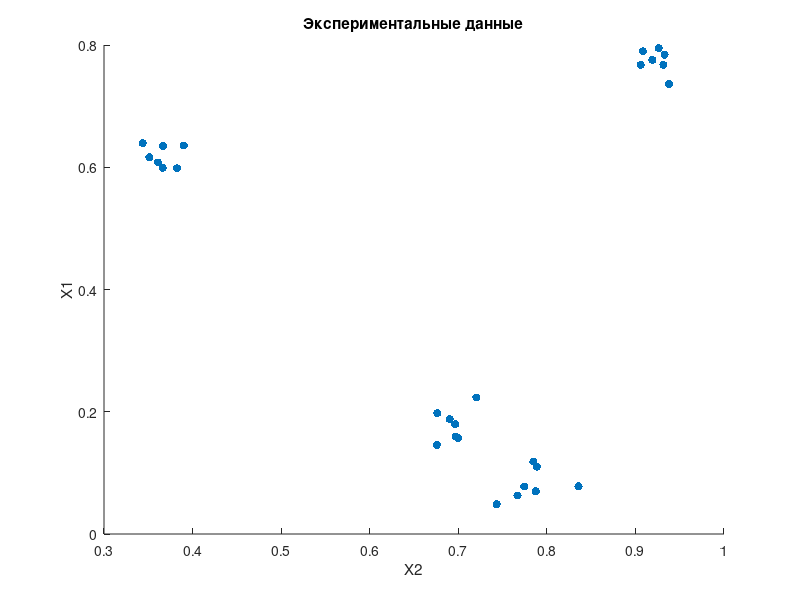
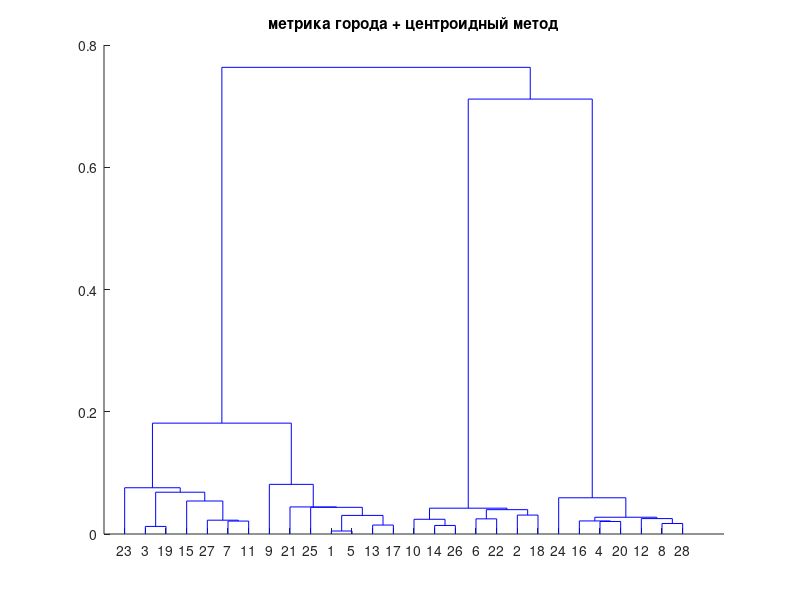
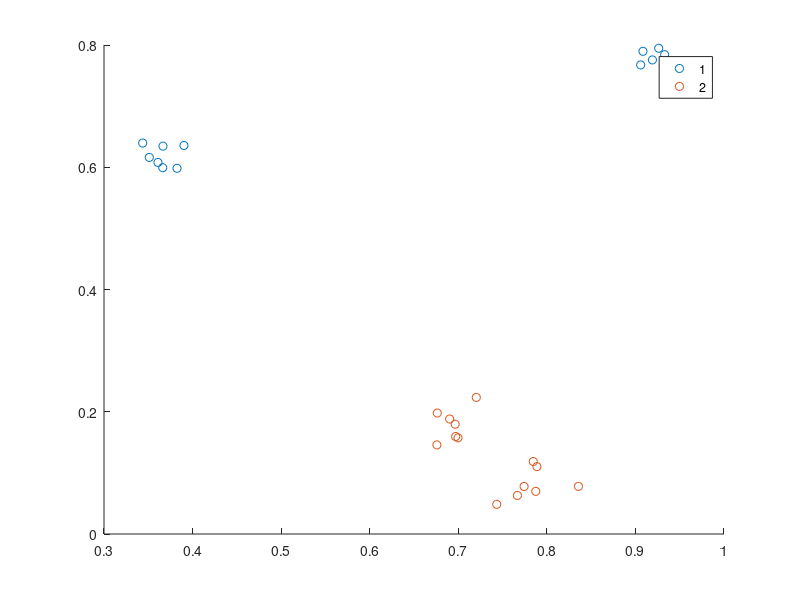

Recreate these plots in MATLAB, in order. (Note: this script raises an error after producing the figures.)
clc
close all
clear all

% Евклидово расстояние, метрика города, расстояние Минковского
% метод ближнего соседа, центроидный метод, метод медианной связи

file = fopen('data11.txt');
X = fscanf(file, '%f', [2 inf])';
fclose(file);
% X1 = X; % прикол-тест больше лучше точек посмотреть как разбивает на кластеры, штук 10 поставить ниже
% X1(:,1) = X(:,1)*10*rand;
% X1(:,2) = X(:,2)*rand;
% X = [X; X1];
x = X(:,1);
y = X(:,2);
N = size(X);
K = N(2);
N = N(1);

figure;
scatter(x, y, 35, 'filled');
title('Экспериментальные данные');
xlabel('X2');
ylabel('X1');

% расстояния между объектами
% pdist по матрице из первого аргумента рассчитывает по метрике из второго
% аргумента расстояния каждого с каждым. Например, в матрице 4 строки и 2
% столбца, первый столбец это иксы, второй игреки. pdist возвращает вектор.
% Тогда первым элементом будет расстояние между (x1;y1) и (x2;y2), вторым -
% между (x1;y1) и (x3;y3), третьим - между (x1;y1) и (x4;y4), четвёртым -
% между (x2;y2) и (x3;y3) и так далее по порядку, пока не будет найдено
% расстояние между всеми объектами
d_evkl = pdist(X, 'euclidean');
d_town = pdist(X, 'cityblock');
% xex = squareform(d_town, 'tomatrix') % в виде матрицы, так наглядно понятно кто с кем по какому расстоянию, i-ый с j-ым
d_mahal = pdist(X, 'minkowski', 4); % 4 для Минковского только особенность такая

% create hierarchical cluster tree
% linkage возвращает матрицу из трёх столбцов. В первом и втором столбцах
% находятся номера листьев дерева (см. дендрограмму). 18 исходных и их
% объединения (например, объединение 7 и 13 это новый лист с другим
% номером, объединение этого объединения с 4 - ещё один лист, и так вверх.
% В третьем столбце находится расстояние между этими листьями, вычисленное по соответствующей метрике
link_evkl_sing = linkage(d_evkl, 'single');
link_evkl_centr = linkage(d_evkl, 'centroid');
link_evkl_media = linkage(d_evkl, 'median');
link_town_sing = linkage(d_town, 'single');
link_town_centr = linkage(d_town,'centroid');
link_town_media = linkage(d_town, 'median');
link_mink_sing = linkage(d_mahal, 'single');
link_mink_centr = linkage(d_mahal, 'centroid');
link_mink_media = linkage(d_mahal, 'median');

% анализ качества кластеризации (cophenetic correlation coefficien)
coph_corr_coeff = zeros(3);
coph_corr_coeff(1,1) = cophenet(link_evkl_sing, d_evkl);
coph_corr_coeff(2,1) = cophenet(link_evkl_centr, d_evkl);
coph_corr_coeff(3,1) = cophenet(link_evkl_media, d_evkl);

coph_corr_coeff(1,2) = cophenet(link_town_sing, d_town);
coph_corr_coeff(2,2) = cophenet(link_town_centr, d_town); 
coph_corr_coeff(3,2) = cophenet(link_town_media, d_town);

coph_corr_coeff(1,3) = cophenet(link_mink_sing, d_mahal);
coph_corr_coeff(2,3) = cophenet(link_mink_centr, d_mahal); 
coph_corr_coeff(3,3) = cophenet(link_mink_media, d_mahal);

coph_corr_coeff

% находим самый эффективный и самый неэффективный способ
disp('Самый эффективный: метрика города + центроидный метод'); % просто посмотрел, к чему относится max, и записал
max_effective = max(max(coph_corr_coeff))
disp('Самый неэффективный: расстояние Минковского + метод ближнего соседа');
min_effective = min(min(coph_corr_coeff))

figure;
dendrogram(link_town_centr);
title('метрика города + центроидный метод');
% figure; % худшее, показывать не просят, но просто интересно жеж
% dendrogram(link_evkl_sing);
% title('расстояние Минковского + метод ближнего соседа');

% фиксированное число кластеров, на которое хочется разбить объекты
N_clust = 3; % на глаз кажется, что 3 подходит 

% первый элемент clust обозначает номер кластера, к которому относится
% первый объект, второй элемент обозначает номер кластера, к которому
% относится второй объект, и так далее
clust = cluster(link_mink_media, 'maxclust', N_clust); % construct clusters from linkages

figure;
gscatter(x, y, clust); % scatter plot by group, отображает сами объекты кластеров разноцветом
hold on;

% центры кластеров
clust_centr = zeros(N_clust, K); % матрица x и y координат центров
% расстояния между центрами кластеров
rast_betw_clust = zeros(N_clust, N_clust);
% радиусы кластеров
clust_rad = zeros(N_clust, 1);
% дисперсии кластеров
clust_disp = zeros(N_clust, 1);

disp('Расстояния от элементов кластера до центра');
for k = 1:N_clust
    disp(['№', num2str(k)]);
    % находим все объекты кластера
    obj = find(clust == k); % какие по счёту из clust относятся к текущему кластеру
    N_obj = length(obj); % их количество
    singl_clust = zeros(N_obj, K); % координаты всех объектов конкретного кластера (на итерации, 
    % после вычисления очередного кластера предыдущее значение теряется за ненадобностью), матрица x и y
    
    % находим центр и элементы кластера
    for i = 1:N_obj
        singl_clust(i,:) = X(obj(i),:);
        clust_centr(k,:) = clust_centr(k,:) + singl_clust(i,:);
    end;
    clust_centr(k,:) = clust_centr(k,:)/N_obj; 
    
    % расстояния (геометрические) до центра от всех элементов кластера
    clust_rast_centr = zeros(N_obj, 1);
    for i = 1:N_obj
        for l = 1:K
            clust_rast_centr(i) = clust_rast_centr(i) + (singl_clust(i,l) - clust_centr(k,l))^2;
        end;
        % тут мне сказали, что надо бы использовать функцию pdist.
        % Например, сделать временную матрицу, в которую добавить
        % clust_centr(номер_кластера, :) и singl_clust целиком, 
        % потом это всё передать первым аргументом в pdist, вторым поставить 'euclidean;, 
        % таким образом рассчитать расстояния между центром и всеми
        % элементами
        
        % дисперсия кластера
        clust_disp(k) = clust_disp(k) + clust_rast_centr(i);
        clust_rast_centr(i) = sqrt(clust_rast_centr(i));
    end;
    clust_disp(k) = clust_disp(k)/N_obj;
    clust_rast_centr
    % радиус кластера 
    clust_rad(k) = max(clust_rast_centr);
end;

% геометрическое расстояние между центрами
for i = 1:N_clust
    for j = i+1:N_clust
        for l = 1:K
            rast_betw_clust(i,j) = rast_betw_clust(i,j) + (clust_centr(i,l) - clust_centr(j,l))^2;
            % тут, наверное, тоже pdist лучше, но и так окэй
        end;
        rast_betw_clust(i,j) = sqrt(rast_betw_clust(i,j));
    end;
end;
disp('Расстояния между центрами кластеров');
rast_betw_clust
disp('Дисперсии кластеров');
clust_disp
disp('Радиусы кластеров');
clust_rad

% отображаем центры
scatter(clust_centr(:,1), clust_centr(:,2), 20, 'k', 'filled');
t = 0:pi/180:2*pi;
for i = 1:N_clust
    x = clust_rad(i)*cos(t) + clust_centr(i,1);
    y = clust_rad(i)*sin(t) + clust_centr(i,2);
    plot(x, y, 'k'); % рисует овальные границы
end;
title('Найденные кластеры и их центры');
xlabel('X2');
ylabel('X1');
